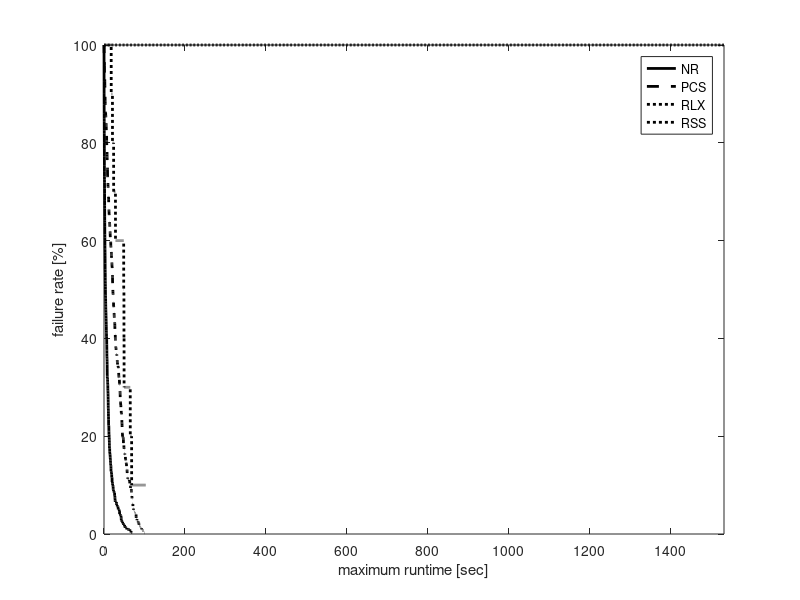

This chart was generated by the following MATLAB code:
% Performance comparison between the reviewed methods for planning with PRM.
% The experiment is in one scene with obstacles where the start and goal configurations
% are:
% State c_start = {0.5236, 1.74753, -1.8326, -1.4835,	1.5708,	0, 1.004278, 0.2729, 0.9486, -1.15011, 1.81001, -1.97739};
% State c_goal = {0.5236, 0.349.007, 0.69813, -1.3963, 1.5708, 0, 0.7096, 1.8032, -1.7061, -1.6286, 1.9143, -2.0155}; // Robot 2 no backflip - Elbow down
% This while benchmarking the maximum step distance.
% With joint limits of the ABB robots.
% last updated: 10/04/17

clear all
clc

%%
D1 = load('Benchmark_PRM_GD_3poles_rB.txt');
D1 = D1(D1(:,2)==1,:);
D1 = D1(:,2:end);

D2 = load('Benchmark_PRM_PCS_3poles_rB.txt'); 
D2 = D2(D2(:,2)==1,:);
D2 = D2(:,2:end);

D3 = load('Benchmark_PRM_RLX_eps5_3poles_rB.txt'); 
% D3 = D3(D3(:,2)==1,:);
D3 = D3(:,2:end);

D4 = load('Benchmark_PRM_SG_3poles_rB.txt'); 
D4 = D4(D4(:,2)==1,:);
D4 = D4(113:end,2:end);

%% GD
suc = D1(:,1)==1;

D = D1;
disp('------------------------------------');
disp('GD:');
disp(['Results of ' num2str(size(D,1)) ' queries.']);
disp(['Avg. runtime: ' num2str(mean(D(:,3)))  ' +/- ' num2str(std(D(:,3))/sqrt(size(D,1))) ' sec ']);
disp(['Min. runtime: ' num2str(min(D(:,3))) ' msec ']);
disp(['Avg. nodes in path: ' num2str(floor(mean(D(:,9)))) ]);
disp(['Avg. nodes in trees: ' num2str(floor(mean(D(:,10)))) ]);
disp(['Avg. number of projections: ' num2str(floor(mean(D(:,4)))) ]);
disp(['Avg. local-connection time: ' num2str(mean(D(:,11)./D(:,12))*1e3)  ' +/- ' num2str(std(D(:,11)./D(:,12))/sqrt(size(D,1))*1e3) ' msec ']);
disp(['Avg. total local-connection time: ' num2str(mean(D(:,11)))  ' +/- ' num2str(std(D(:,11))/sqrt(size(D,1))) ' sec ']);
disp(['Avg. number of local connection checks: ' num2str(mean(D(:,12)))]);
disp(['Local connection success rate: ' num2str(100*mean(D(:,13)./D(:,12))) '%.']);
disp(['Local connection checks per sec: ' num2str(mean(D(:,12)./D(:,3)))]);
disp(['Avg. collision check time: ' num2str(mean(D(:,7))) ' sec.']);
disp(['Avg. sampling time: ' num2str(mean(D(:,14)))  ' +/- ' num2str(std(D(:,14))/sqrt(size(D,1))) ' sec ']);
disp(['Avg. number of samples: ' num2str(mean(D(:,15)+D(:,16)))]);
disp(['Avg. number of successful samples: ' num2str(mean(D(:,15)))]);
disp(['Sampling fail rate: ' num2str(100-100*mean(D(:,15)./(D(:,15)+D(:,16)))) '%.']);

t = D(:,3);
maxT = max(t);
T = linspace(0,maxT,1000);
for i = 2:length(T)
    s = t < T(i);
    M(i) = 1-sum(s)/length(t);
end
M(1) = 1;
T1 = T;
M1 = M;

%% PCS
suc = D2(:,1)==1;

D = D2;
disp('------------------------------------');
disp('PCS:');
disp(['Results of ' num2str(size(D,1)) ' queries.']);
disp(['Avg. runtime: ' num2str(mean(D(:,3)))  ' +/- ' num2str(std(D(:,3))/sqrt(size(D,1))) ' sec ']);
disp(['Min. runtime: ' num2str(min(D(:,3))) ' msec ']);
disp(['Avg. nodes in path: ' num2str(floor(mean(D(:,9)))) ]);
disp(['Avg. nodes in trees: ' num2str(floor(mean(D(:,10)))) ]);
disp(['Avg. number of projections: ' num2str(floor(mean(D(:,4)))) ]);
disp(['Avg. local-connection time: ' num2str(mean(D(:,11)./D(:,12))*1e3)  ' +/- ' num2str(std(D(:,11)./D(:,12))/sqrt(size(D,1))*1e3) ' msec ']);
disp(['Avg. total local-connection time: ' num2str(mean(D(:,11)))  ' +/- ' num2str(std(D(:,11))/sqrt(size(D,1))) ' sec ']);
disp(['Avg. number of local connection checks: ' num2str(mean(D(:,12)))]);
disp(['Local connection success rate: ' num2str(100*mean(D(:,13)./D(:,12))) '%.']);
disp(['Local connection checks per sec: ' num2str(mean(D(:,12)./D(:,3)))]);
disp(['Avg. collision check time: ' num2str(mean(D(:,7))) ' sec.']);
disp(['Avg. sampling time: ' num2str(mean(D(:,14)))  ' +/- ' num2str(std(D(:,14))/sqrt(size(D,1))) ' sec ']);
disp(['Avg. number of samples: ' num2str(mean(D(:,15)+D(:,16)))]);
disp(['Avg. number of successful samples: ' num2str(mean(D(:,15)))]);
disp(['Sampling fail rate: ' num2str(100-100*mean(D(:,15)./(D(:,15)+D(:,16)))) '%.']);

t = D(:,3);
maxT = max(t);
T = linspace(0,maxT,1000);
for i = 2:length(T)
    s = t < T(i);
    M(i) = 1-sum(s)/length(t);
end
M(1) = 1;
T2 = T;
M2 = M;

%% RLX
suc = D3(:,1)==1;

D = D3;
disp('------------------------------------');
disp('RLX:');
disp(['Results of ' num2str(size(D,1)) ' queries.']);
disp(['Avg. runtime: ' num2str(mean(D(:,3)))  ' +/- ' num2str(std(D(:,3))/sqrt(size(D,1))) ' sec ']);
disp(['Min. runtime: ' num2str(min(D(:,3))) ' msec ']);
disp(['Avg. nodes in path: ' num2str(floor(mean(D(:,9)))) ]);
disp(['Avg. nodes in trees: ' num2str(floor(mean(D(:,10)))) ]);
disp(['Avg. number of projections: ' num2str(floor(mean(D(:,4)))) ]);
disp(['Avg. local-connection time: ' num2str(mean(D(:,11)./D(:,12))*1e3)  ' +/- ' num2str(std(D(:,11)./D(:,12))/sqrt(size(D,1))*1e3) ' msec ']);
disp(['Avg. total local-connection time: ' num2str(mean(D(:,11)))  ' +/- ' num2str(std(D(:,11))/sqrt(size(D,1))) ' sec ']);
disp(['Avg. number of local connection checks: ' num2str(mean(D(:,12)))]);
disp(['Local connection success rate: ' num2str(100*mean(D(:,13)./D(:,12))) '%.']);
disp(['Local connection checks per sec: ' num2str(mean(D(:,12)./D(:,3)))]);
disp(['Avg. collision check time: ' num2str(mean(D(:,7))) ' sec.']);
disp(['Avg. sampling time: ' num2str(mean(D(:,14)))  ' +/- ' num2str(std(D(:,14))/sqrt(size(D,1))) ' sec ']);
disp(['Avg. number of samples: ' num2str(mean(D(:,15)+D(:,16)))]);
disp(['Avg. number of successful samples: ' num2str(mean(D(:,15)))]);
disp(['Sampling fail rate: ' num2str(100-100*mean(D(:,15)./(D(:,15)+D(:,16)))) '%.']);

t = D(:,3);
maxT = max(t);
T = linspace(0,maxT,1000);
for i = 2:length(T)
    s = t < T(i);
    M(i) = 1-sum(s)/length(t);
end
M(1) = 1;
T3 = T;
M3 = M;

%% RSS
suc = D4(:,1)==1;

D = D4;
disp('------------------------------------');
disp('RSS:');
disp(['Results of ' num2str(size(D,1)) ' queries.']);
disp(['Avg. runtime: ' num2str(mean(D(:,3)))  ' +/- ' num2str(std(D(:,3))/sqrt(size(D,1))) ' sec ']);
disp(['Min. runtime: ' num2str(min(D(:,3))) ' msec ']);
disp(['Avg. nodes in path: ' num2str(floor(mean(D(:,9)))) ]);
disp(['Avg. nodes in trees: ' num2str(floor(mean(D(:,10)))) ]);
disp(['Avg. number of projections: ' num2str(floor(mean(D(:,4)))) ]);
disp(['Avg. local-connection time: ' num2str(mean(D(:,11)./D(:,12))*1e3)  ' +/- ' num2str(std(D(:,11)./D(:,12))/sqrt(size(D,1))*1e3) ' msec ']);
disp(['Avg. total local-connection time: ' num2str(mean(D(:,11)))  ' +/- ' num2str(std(D(:,11))/sqrt(size(D,1))) ' sec ']);
disp(['Avg. number of local connection checks: ' num2str(mean(D(:,12)))]);
disp(['Local connection success rate: ' num2str(100*mean(D(:,13)./D(:,12))) '%.']);
disp(['Local connection checks per sec: ' num2str(mean(D(:,12)./D(:,3)))]);
disp(['Avg. collision check time: ' num2str(mean(D(:,7))) ' sec.']);
disp(['Avg. sampling time: ' num2str(mean(D(:,14)))  ' +/- ' num2str(std(D(:,14))/sqrt(size(D,1))) ' sec ']);
disp(['Avg. number of samples: ' num2str(mean(D(:,15)+D(:,16)))]);
disp(['Avg. number of successful samples: ' num2str(mean(D(:,15)))]);
disp(['Sampling fail rate: ' num2str(100-100*mean(D(:,15)./(D(:,15)+D(:,16)))) '%.']);

t = D(:,3);
maxT = max(t);
T = linspace(0,maxT,1000);
for i = 2:length(T)
    s = t < T(i);
    M(i) = 1-sum(s)/length(t);
end
M(1) = 1;
T4 = T;
M4 = M;

%%
%%
h = figure(2);
clf
plot(T1,M1*100,'-k','linewidth',2);
hold on
plot(T2,M2*100,'--k','linewidth',2);
plot(T3,M3*100,':k','linewidth',2);
plot(T4,M4*100,':k','linewidth',2);
hold off
xlabel('maximum runtime [sec]');
ylabel('failure rate [%]');
legend('NR','PCS','RLX','RSS');
xlim([0 max([T1 T2 T3 T4])]);
